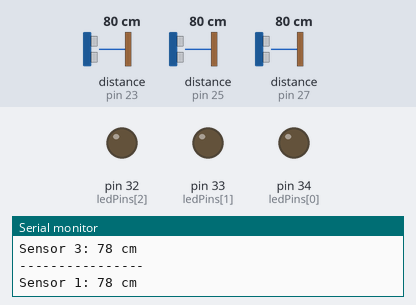
Bench run of a sketch on a simulated Arduino Mega 2560, built with avr-gcc and run on an emulated ATmega2560. On the bench: output pins drawn as LEDs (lit = HIGH), the last lines printed to the serial monitor. Wiring (inferred from the names in the program): 3 × ultrasonic range finder: trigger pin 22, echo pin 23 / trigger pin 24, echo pin 25 / trigger pin 26, echo pin 27. Dashed ring = blinking. The test bench sets the inputs (shaded band); at power-on: distance to the obstacle (sensors on pin 23, pin 25, pin 27) 80 cm. The echo pulse lasts 58.3 µs per cm; pins used as bus, display or sensor lines are not drawn.

Above: at 1.2 s.
1.3 s: distance to the obstacle (sensor on pin 23) set to 57 cm
2.8 s: distance to the obstacle (sensor on pin 23) set to 47 cm
At 3.7 s:
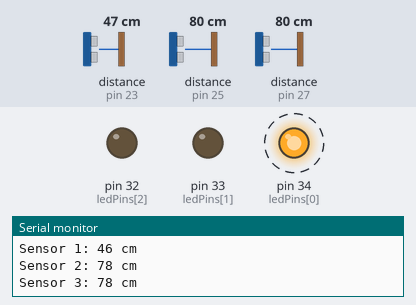
5.8 s: distance to the obstacle (sensor on pin 25) set to 54 cm
7.3 s: distance to the obstacle (sensor on pin 25) set to 47 cm
At 8.0 s:
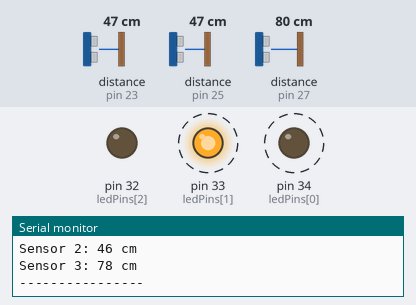
10.3 s: distance to the obstacle (sensor on pin 27) set to 56 cm
13.3 s: distance to the obstacle (sensor on pin 27) set to 48 cm
At 14.0 s:
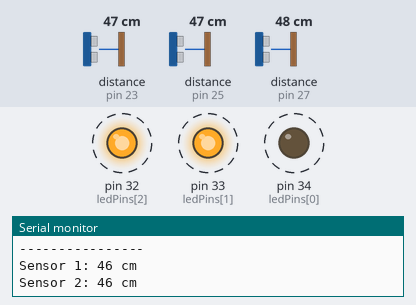
Timing chart, 0 to 17.3 s (numbered marks = the images above; inputs shaded):
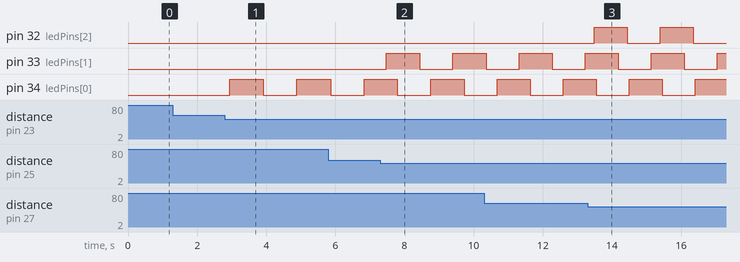

Measured:
- the behaviour switches between 52 and 51 cm on distance to the obstacle (sensor on pin 23) (found by bisection; images 0 and 1)
- the behaviour switches between 52 and 51 cm on distance to the obstacle (sensor on pin 25) (found by bisection; images 1 and 2)
- the behaviour switches between 52 and 51 cm on distance to the obstacle (sensor on pin 27) (found by bisection; images 2 and 3)
- after the input at 2.8 s, pin 34 (ledPins[0]): LOW → HIGH after 0.14 s, → LOW 0.97 s later, → HIGH 0.97 s later
- after the input at 7.3 s, pin 33 (ledPins[1]): LOW → HIGH after 0.17 s, → LOW 0.96 s later, → HIGH 0.96 s later
- after the input at 13.3 s, pin 32 (ledPins[2]): alternates HIGH for 0.95 s and LOW for 0.95 s, starting after 0.19 s

The sketch:

Sensores_de_proximidad_3.ino
```cpp
const int trigPins[3] = {22, 24, 26};
const int echoPins[3] = {23, 25, 27};
const int ledPins[3] = {34, 33, 32};

int distancias[3];
unsigned long tiempoAnterior[3] = {0, 0, 0};
bool estadoLed[3] = {false, false, false};

void setup() {
  Serial.begin(9600);

  for (int i = 0; i < 3; i++) {
    pinMode(trigPins[i], OUTPUT);
    pinMode(echoPins[i], INPUT);
    pinMode(ledPins[i], OUTPUT);
  }
}

int medirDistancia(int trigPin, int echoPin) {
  digitalWrite(trigPin, LOW);
  delayMicroseconds(2);

  digitalWrite(trigPin, HIGH);
  delayMicroseconds(10);
  digitalWrite(trigPin, LOW);

  long tiempo = pulseIn(echoPin, HIGH, 30000);
  if (tiempo == 0) return 999;

  return tiempo * 0.034 / 2;
}

int calcularIntervalo(int distancia) {
  if (distancia > 50) return -1;      // LED apagado si está lejos
  if (distancia > 30) return 800;     // parpadeo lento
  if (distancia > 15) return 300;     // parpadeo rápido
  return 0;                            // muy cerca → LED fijo
}

void loop() {
  unsigned long ahora = millis();

  for (int i = 0; i < 3; i++) {
    distancias[i] = medirDistancia(trigPins[i], echoPins[i]);
    Serial.print("Sensor ");
    Serial.print(i + 1);
    Serial.print(": ");
    Serial.print(distancias[i]);
    Serial.println(" cm");

    int intervalo = calcularIntervalo(distancias[i]);

    if (intervalo == -1) {
      digitalWrite(ledPins[i], LOW);  // LED apagado
      estadoLed[i] = false;
    }
    else if (intervalo == 0) {
      digitalWrite(ledPins[i], HIGH); // LED fijo
    }
    else {
      if (ahora - tiempoAnterior[i] >= intervalo) {
        tiempoAnterior[i] = ahora;
        estadoLed[i] = !estadoLed[i];
        digitalWrite(ledPins[i], estadoLed[i]);
      }
    }

    delay(60); // evitar interferencias entre sensores
  }

  Serial.println("----------------");
}
```
